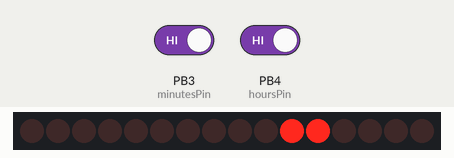
This sketch was run on a simulated ATtiny85, built with avr-gcc and run on an emulated ATtiny85. Shown: 16 shift-register outputs drawn as a row of LEDs (first output left, lit = HIGH). Wiring (inferred from the names in the program): 2 × shift register (74HC595): data PB0; shift clock PB2; latch PB1. Wiring (inferred from the signals the program sends): row of LEDs: on Q0, Q1, Q2, Q3, Q4, Q5, Q6, Q7, Q8, Q9, Q10, Q11, Q12, Q13, Q14, Q15. The inputs (shaded band) are chosen by the test bench; at power-on: PB3 (minutesPin) HIGH, PB4 (hoursPin) HIGH.

Above: at 1.2 s.
1.3 s: PB3 (minutesPin) driven LOW
At 4.2 s:
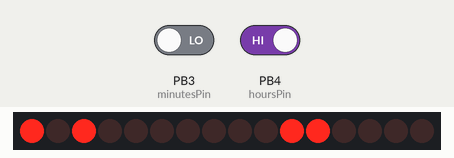
4.3 s: PB3 (minutesPin) driven HIGH
5.8 s: PB4 (hoursPin) driven LOW
At 7.0 s:
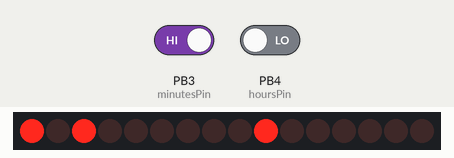
8.8 s: PB3 (minutesPin) driven LOW
At 9.4 s:
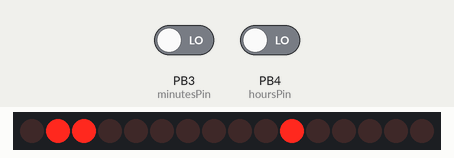
11.8 s: PB3 (minutesPin) driven HIGH
At 12.6 s:
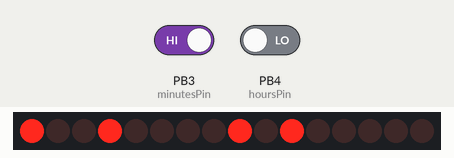
14.8 s: PB3 (minutesPin) driven LOW
At 15.8 s:
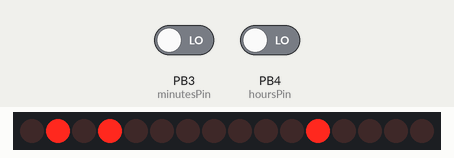
Timing chart, 0 to 21.5 s (numbered marks = the images above; inputs shaded):
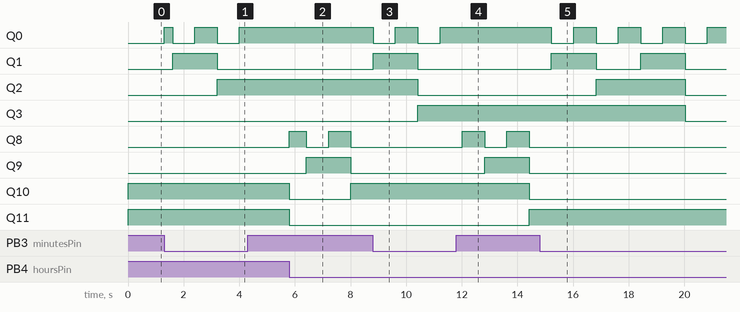

Measured:
- after the input at 1.3 s, Q0: goes HIGH 0.30 s, LOW 0.80 s, HIGH 0.80 s, LOW 0.80 s, then HIGH, starting at once; Q1: LOW → HIGH after 0.30 s, → LOW 1.6 s later; Q2: LOW → HIGH after 1.9 s
- after the input at 4.3 s, every drawn part: stays the same
- after the input at 5.8 s, Q8: LOW → HIGH at once, → LOW 0.61 s later, → HIGH 0.80 s later, → LOW 0.80 s later; Q9: LOW → HIGH after 0.61 s, → LOW 1.6 s later; Q10: HIGH → LOW at once, → HIGH 2.2 s later; Q11: HIGH → LOW at once

The sketch:

AtTiny85BinaryClockWith2ShiftReg.ino
```cpp
/****************************************************
* Binary watch with two shift registers 74HC595
*
*  Created by : Nikolay Stankov on 25/5/2014
*  Controller used : AtTiny85

*  Libraries for the controller used :
*  http://highlowtech.org/?p=1695
*  Programmed via Arduino Uno board and a homemade
*  converter.
*
*  For fully understanding what happens here look over
*  the Arduino explanation of shift registers at :
*  http://arduino.cc/en/tutorial/ShiftOut
*
*****************************************************/

int latchPin = 1 ; //Digital Pin 1
int minutesPin = 3; // Digital Pin 2
int hoursPin = 4; //Digital Pin 4 (Used for the button that sets the hour(The pin is default pull up))
int clockPin = 2 ;//Digital Pin 2 (Used for Clock of the shift register)
int dataPin = 0 ; //Digital Pin 0 (used for data shifting out the shift register)
int Minutes = 0; //Value when the device starts up for minutes
int Seconds = 0; //Value when the device starts up for seconds
int Hours = 12; //Value when the device starts up for hours
long interval = 1000; //One second interval used for actual tick of the device
long debounceinterval = 800; //Debounce interval used for the buttons
long prevmillis1 = 0; //Values used for the calculation of tick and
long prevmillis = 0; // debounce time
int debounceflag = 0;
int MinutesCorrection = 0;
int Correctsixhours = 0;
int DisplayFlag = 0;
void Display(void);
void setup() {

  pinMode (latchPin, OUTPUT); //define the latchPin as an output
  pinMode (clockPin, OUTPUT); //define the clockPin as an output
  pinMode (dataPin, OUTPUT); //define the dataPin as an output
  pinMode (minutesPin,INPUT);//define the Minutes button as input
  pinMode (hoursPin,INPUT); //define the hours button as input
 //pins that are input are pulled up to 5V with 10 K resistor.
}

void loop ()
{

 /*************************************************
 *     Tick timer .Increments one in a second
 *************************************************/
  unsigned long currentmillis = millis();


  if(currentmillis - prevmillis >interval)
    {
     Seconds++;
     DisplayFlag++;
    prevmillis = currentmillis;

    }

/*****************************************************************************
* Incrementing the values for hours and for minutes on the push of a button
* on every 500 ms.Otherwize it icrements too fast .Achieved with debounce flag
* and a timer using millis() function so we don't use delays.The actual timer
* is at the bottom of this function.
*****************************************************************************/

       if ((digitalRead(minutesPin) == LOW)&&(debounceflag == 0))
     {
        Minutes++;
       MinutesCorrection = 0;//Zero the value so while setting the clock the
      Correctsixhours = 0;//correction algorithm doesn't work
       debounceflag = 1;
     }

       if ((digitalRead(hoursPin) == LOW)&&(debounceflag == 0))
     {
       Hours++;
       MinutesCorrection = 0;//Zero the value so while setting the clock the
      Correctsixhours = 0;//correction algorithm doesn't work
       debounceflag = 1;
     }

 //On every 59 seconds increment the minutes by 1 and zero out seconds value
       if(Seconds > 59)
      {
        Seconds=0;
        Minutes++;
      }
 //On every 59 Minutes increment the Hours by 1 and zero out Minutes value
      if(Minutes > 59)
      {
        Minutes = 0;
        Hours++;
        if(debounceflag == 0) //To stop the corrections when setting up manually.
        {
        MinutesCorrection++;//value used for the error in time 1 minute in two hours
        Correctsixhours++;
        }
      }
 //On every 12 + Hours go to zero and start incrementing again from there
      if(Hours > 12)
      {
        Hours = 1;
      }
//The debounce timer used for the buttons described on top.
       if (currentmillis - prevmillis1 > debounceinterval)
     {
       debounceflag=0;
       prevmillis1 = currentmillis;


     }

 //Correction for the minutes because on every 2 hours it gives a 1 minute error
   if(MinutesCorrection>1)
    {
      Minutes++;
      MinutesCorrection = 0;
    }
 //Correct with one minute on the seventh hour.
    if(Correctsixhours>5)
    {
      Minutes++;
      Correctsixhours = 0;
    }

  Display();

}

/*****************************************************************************
 *The actual display function that lights up the leds. The two shift
 *registers are daisy chained so the first value goes to the furthest away
 *not to the first connected after the controller.The value for hours goes to
 *the furthest shift register and the value for minutes goes to the shift
 *register connected after the controller.For explanation on how to connect them,
 *look over arduino manual for shift registers online in the arduino site.
 ******************************************************************************/
void Display (void)
  {
    digitalWrite (latchPin ,LOW);
    shiftOut (dataPin, clockPin, MSBFIRST,Hours);
    shiftOut(dataPin, clockPin, MSBFIRST,Minutes);
   digitalWrite (latchPin ,HIGH);
  }
```
